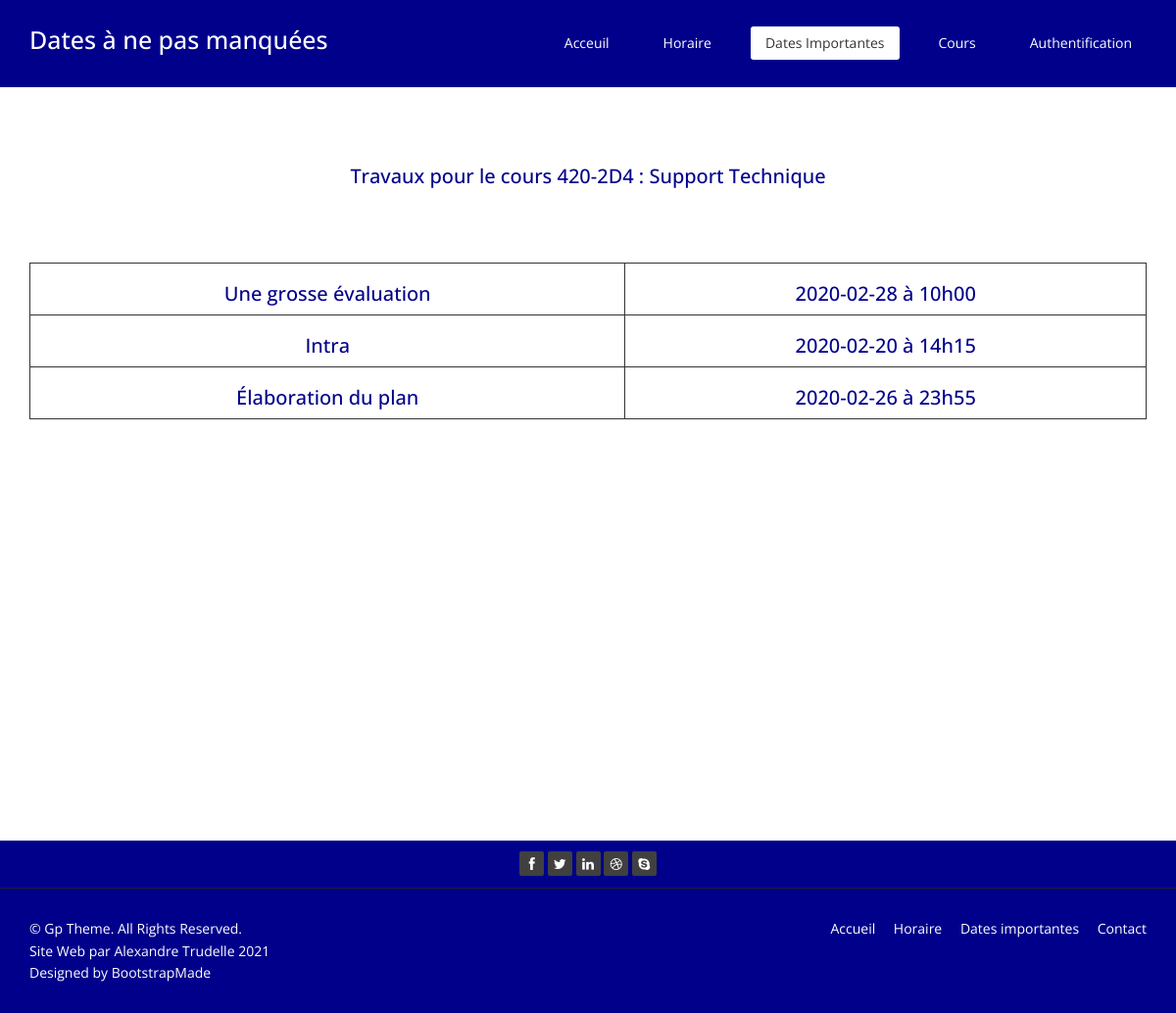
Page /dates-importantes.php?cours_id=2 on the committed database.
### tables this page shows
CREATE TABLE `pages` (
  `id` int(11) NOT NULL,
  `url` varchar(255) NOT NULL,
  `titre` varchar(60) NOT NULL,
  `description` varchar(150) NOT NULL,
  `h1` varchar(100) NOT NULL,
  `public` tinyint(1) NOT NULL,
  `texte` longtext NOT NULL,
  `modification` datetime NOT NULL
);

CREATE TABLE `cours` (
  `id` int(11) NOT NULL,
  `code` varchar(10) NOT NULL,
  `titre` varchar(255) NOT NULL,
  `saison_id` int(11) NOT NULL,
  `annee` int(11) NOT NULL,
  `professeur` varchar(255) NOT NULL
);

CREATE TABLE `travaux` (
  `id` int(11) NOT NULL,
  `cours_id` int(11) NOT NULL,
  `titre` varchar(50) NOT NULL,
  `tempsestime` varchar(255) DEFAULT NULL,
  `avancement` decimal(5,2) DEFAULT NULL,
  `dateremise` datetime NOT NULL,
  `sommatif` tinyint(1) NOT NULL,
  `corrigesur` decimal(5,2) NOT NULL,
  `note` decimal(5,2) DEFAULT NULL,
  `ponderation` decimal(5,2) DEFAULT NULL
);

### include/configuration.inc (called while the page is built, shortened)
<?php
$nomPage = basename($_SERVER['SCRIPT_NAME']);

### dates-importantes.php (the view, shortened to what this page needs)
<?php
require 'include/configuration.inc';
require 'include/entete.inc';
?>
    <link href="css/bootstrap.min.css" rel="stylesheet">
    <link rel="stylesheet" href="css/font-awesome.min.css">
    <link href="css/animate.min.css" rel="stylesheet">
    <link href="css/prettyPhoto.css" rel="stylesheet">
    <link href="css/style.css" rel="stylesheet">
    <link href="css/responsive.css" rel="stylesheet">
    <link href="css/messtyles.css" rel="stylesheet">
    <div class="container text-center padding  ">
        <?php
        if (isset($_GET['cours_id'])) {
            $cours_id = $_GET['cours_id'];
            $requete = "SELECT code, titre FROM cours WHERE id='$cours_id'";
            $stmt = $mysqli->prepare($requete);
            if ($stmt) {
                $stmt->execute();
                $stmt->store_result();
                if (0 == $stmt->errno) {
                    if ($stmt->num_rows > 0) {
                        $stmt->bind_result($code, $titre);
                        while ($stmt->fetch()) {
                            echo "<h2>Travaux pour le cours $code : $titre</h2> ";
                        }
                        $requete = "SELECT titre, dateremise FROM travaux WHERE cours_id='$cours_id'";
                        $stmt = $mysqli->prepare($requete);
                        if ($stmt) {
                            $stmt->execute();
                            $stmt->store_result();
                            if (0 == $stmt->errno) {
                                if ($stmt->num_rows > 0) {
                                    $stmt->bind_result($titre, $dateremise);
                                    echo '<table>';
                                    while ($stmt->fetch()) {
                                        $date1= date(" Y-m-d à H\hi", strtotime($dateremise));
                                        echo"<br>";
                                        echo "<tr><td><h2> $titre </h2></td><td><h2>$date1</h2></td></tr>";
                                    }
                                    echo '</table>';
                                } else {
                                    echo "<p>Aucun travaux n'est a remettre pour ce cours</p>";
                                    $stmt->close();
                                }
                            }
                        }
                    }
                    else{
                        echo "<p>Désolé ce cours n'est pas disponible</p>";
                        $stmt->close();
                    }
                }
            }
        }
        else {
            echo "<p>Aucun cours n'a été trouvé, veuillez recomencer</p>";
        }
        ?>
    </div>
<?php
  require 'include/pied-page.inc';
  ?>

### include/entete.inc (shortened to what this page needs)
<!DOCTYPE html>
<html lang="fr-CA" >
<?php
$requete = "SELECT * FROM pages WHERE url='$nomPage'";
$resultat = $mysqli->query($requete);
$enreg = $resultat->fetch_row();
$h1=$enreg[4];
?>
<head>
    <link href="" rel="stylesheet">
</head>
<body class="homepage  ">
<header id="header">
    <nav class="navbar navbar-fixed-top">
        <div class="container">
            <div class="navbar-header">
                <?php
                echo" <h1 class=\"navbar-brand\" >$h1</h1>";
                ?>
            </div>
            <div class="collapse navbar-collapse navbar-right">
                <ul class="nav navbar-nav">
                    <?php
                    if ($nomPage == "index.php") {
                        echo"<li class=\"active\"><a href=\"../index.php\">Acceuil</a></li>";
                        echo"<li><a class=\"\" href=\"../horaire.php\">Horaire</a></li>";
                        echo"<li><a class=\"\" href=\"../dates-importantes.php\">Dates Importantes</a></li>";
                        echo"<li><a class=\"\" href=\"../cours.php\">Cours</a></li>";
                        if ($prenom!=null && $nomfamille!=null){
                            echo" <li class=\"nav-item dropdown\">
                          <a class=\"nav-link dropdown-toggle\" >
                          $prenom
                         </a>
                         <div class=\"dropdown-menu\">
                         <a class=\"dropdown-item\" href=\"../deconnecter.php\">Déconnexion</a>
                         </div>
                         </li>";
                        }
                        else{
                            echo"<li class=\"\"><a href=\"../authentification.php\">Authentification</a></li>";
                        }
                    }
                    else if ($nomPage == "dates-importantes.php") {
                        echo"<li><a class=\"\" href=\"../index.php\">Acceuil</a></li>";
                        echo"<li><a class=\"\" href=\"../horaire.php\">Horaire</a></li>";
                        echo"<li class=\"active\"><a href=\"../dates-importantes.php\">Dates Importantes</a></li>";
                        echo"<li><a class=\"\" href=\"../cours.php\">Cours</a></li>";
                        if ($prenom!=null && $nomfamille!=null){
                            echo" <li class=\"nav-item dropdown\">
                          <a class=\"nav-link dropdown-toggle\" >
                          $prenom
                         </a>
                         <div class=\"dropdown-menu\">
                         <a class=\"dropdown-item\" href=\"../deconnecter.php\">Déconnexion</a>
                         </div>
                         </li>";
                        }
                        else{
                            echo"<li class=\"\"><a href=\"../authentification.php\">Authentification</a></li>";
                        }
                    }
                    ?>
                </ul>
            </div>
        </div>
    </nav>
</header>
<section  id="bienvenue" class="text-right">
</section >
<section id="middle"

### css/style.css (style rules this page uses)
body { background: #ffffff; font-family:'Open Sans', Arial, sans-serif; color:#333; line-height:1.6em; }
h1, h2, h3, h4, h5, h6 { font-weight:500; font-family:'Open Sans', Arial, sans-serif; color:#333; }
h1 { font-size: 36px; color:#fff; }
h2 { font-size: 20px; }
a { color: #E8CE0E; -webkit-transition: color 300ms, background-color 300ms; -moz-transition: color 300ms, background-color 300ms; -o-transition: color 300ms, background-color 300ms; transition: color 300ms, background-color 300ms; }
body > section { padding: 70px 0; }
.navbar>.container .navbar-brand { margin-left: 0; }
.navbar-brand { padding: 0; margin:0; color:#E8CE0E; }
.navbar { border-radius: 0; margin-bottom: 0; background: #151515; padding: 15px 0; padding-bottom: 0; }
.navbar-nav { margin-top: 12px; }
.navbar-nav>li { margin-left: 25px; padding-bottom: 28px; }
.navbar-fixed-top .navbar-nav > li > a { padding: 5px 15px; margin: 0; border-radius: 3px; color: #fff; line-height: 24px; display: inline-block; }
.navbar-fixed-top { border: none; }
.navbar-fixed-top .navbar-brand { font-size: 36px; line-height: 50px; color: #fff; }
.navbar-fixed-top .navbar-nav > .active > a, .navbar-fixed-top .navbar-nav > .active > a:hover, .navbar-fixed-top .navbar-nav > .active > a:focus, .navbar-fixed-top .navbar-nav > .open > a, .navbar-fixed-top .navbar-nav > .open > a:hover, .navbar-fixed-top .navbar-nav > .open > a:focus { background-color: #E8CE0E; color: #333; }
.navbar-fixed-top .navbar-collapse, .navbar-fixed-top .navbar-form { border-top: 0; padding-bottom: 0; }
#middle { background: #fff; margin-top:-90px; height: auto; }

### css/messtyles.css (style rules this page uses)
html, body { height: 100%; }
#middle { padding-top: 39px; }
.navbar-fixed-top .navbar-nav > .active > a { background: #ffffff ; }
.navbar-fixed-top .navbar-nav > .active > a, .navbar-fixed-top .navbar-nav > .active > a:hover, .navbar-fixed-top .navbar-nav > .active > a:focus, .navbar-fixed-top .navbar-nav > .open > a, .navbar-fixed-top .navbar-nav > .open > a:hover, .navbar-fixed-top .navbar-nav > .open > a:focus { background-color: #ffffff ; color: #333; }
table, td { border: 1px solid #333; text-align: center; size: 25px; color: darkblue; }
table { width: 100%; border: 10px; border-spacing: 10px; color: darkblue; }
.navbar { background: darkblue; }
h2 { font-size: 20px; color: darkblue; }
.padding { padding-top: 60px; }
.navbar-fixed-top .navbar-brand { font-size: 25px; line-height: 50px; color: #fff; }
a { color: white; }

### rows in the picture
pages: h1 "Dates à ne pas manquées"
cours: code "420-2D4", titre "Support Technique"
travaux: titre "Une grosse évaluation", dateremise "2020-02-28 à 10h00"
travaux: titre "Intra", dateremise "2020-02-20 à 14h15"
travaux: titre "Élaboration du plan", dateremise "2020-02-26 à 23h55"
